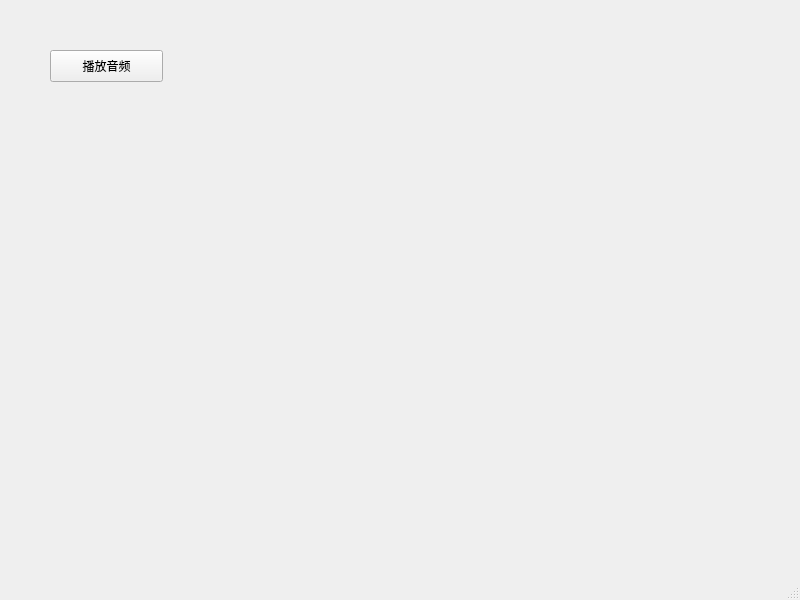
<?xml version="1.0" encoding="UTF-8"?>
<ui version="4.0">
 <class>MainWindow</class>
 <widget class="QMainWindow" name="MainWindow">
  <property name="geometry">
   <rect>
    <x>0</x>
    <y>0</y>
    <width>800</width>
    <height>600</height>
   </rect>
  </property>
  <property name="windowTitle">
   <string>MainWindow</string>
  </property>
  <widget class="QWidget" name="centralwidget">
   <widget class="QPushButton" name="playButton">
    <property name="geometry">
     <rect>
      <x>50</x>
      <y>50</y>
      <width>113</width>
      <height>32</height>
     </rect>
    </property>
    <property name="text">
     <string>播放音频</string>
    </property>
   </widget>
  </widget>
  <widget class="QMenuBar" name="menubar">
   <property name="geometry">
    <rect>
     <x>0</x>
     <y>0</y>
     <width>800</width>
     <height>24</height>
    </rect>
   </property>
  </widget>
  <widget class="QStatusBar" name="statusbar"/>
 </widget>
 <resources/>
 <connections/>
</ui>
